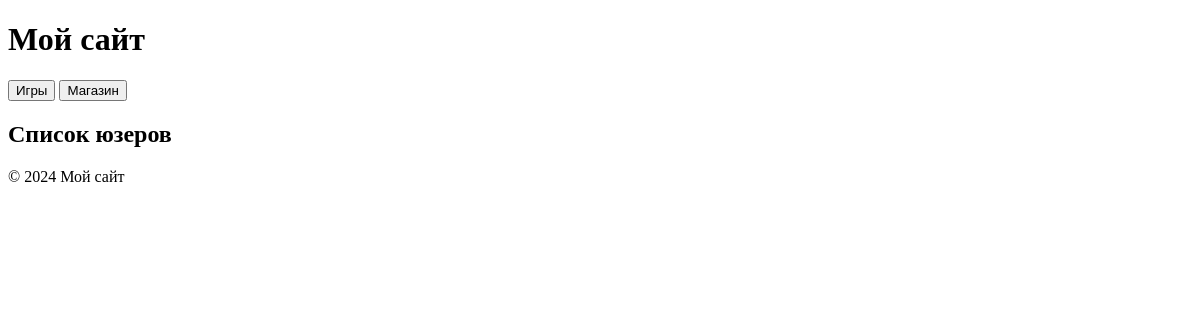
Before: /task3/ with the older database file.
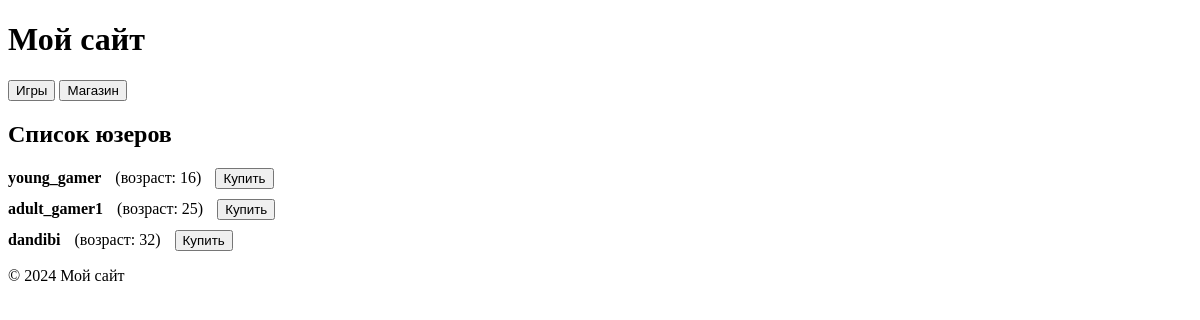
After: the same page with the newer database file.
### task3/models.py (models this page shows, shortened)
class Buyer(models.Model):
    name = models.CharField(max_length=150, unique=True, verbose_name="Имя покупателя")
    balance = models.DecimalField(max_digits=10, decimal_places=2, default=Decimal('0.00'), verbose_name="Баланс")
    age = models.PositiveIntegerField(verbose_name="Возраст")

### task3/views.py (the view)
# urls.py: path("", index),
def index(request):
    byers = Buyer.objects.all()
    context = {
        "Buyer": byers,
    }
    return render(request, 'four_task/index.html', context)

### templates/four_task/index.html (shortened to what this page needs)
{% extends "four_task/base.html" %}
{% block content %}
<h2>Список юзеров</h2>
{% for byers in Buyer %}
    <div style="margin-bottom: 10px;">
        <b>{{ byers.name }}</b>
        <span style="margin-left: 10px;">(возраст: {{ byers.age }})</span>
        <button style="margin-left: 10px;">Купить</button>
    </div>
{% endfor %}
{% endblock %}

Changed rows visible on the page:
added Buyer: name "young_gamer", age "16"
added Buyer: name "adult_gamer1", age "25"
added Buyer: name "dandibi", age "32"
